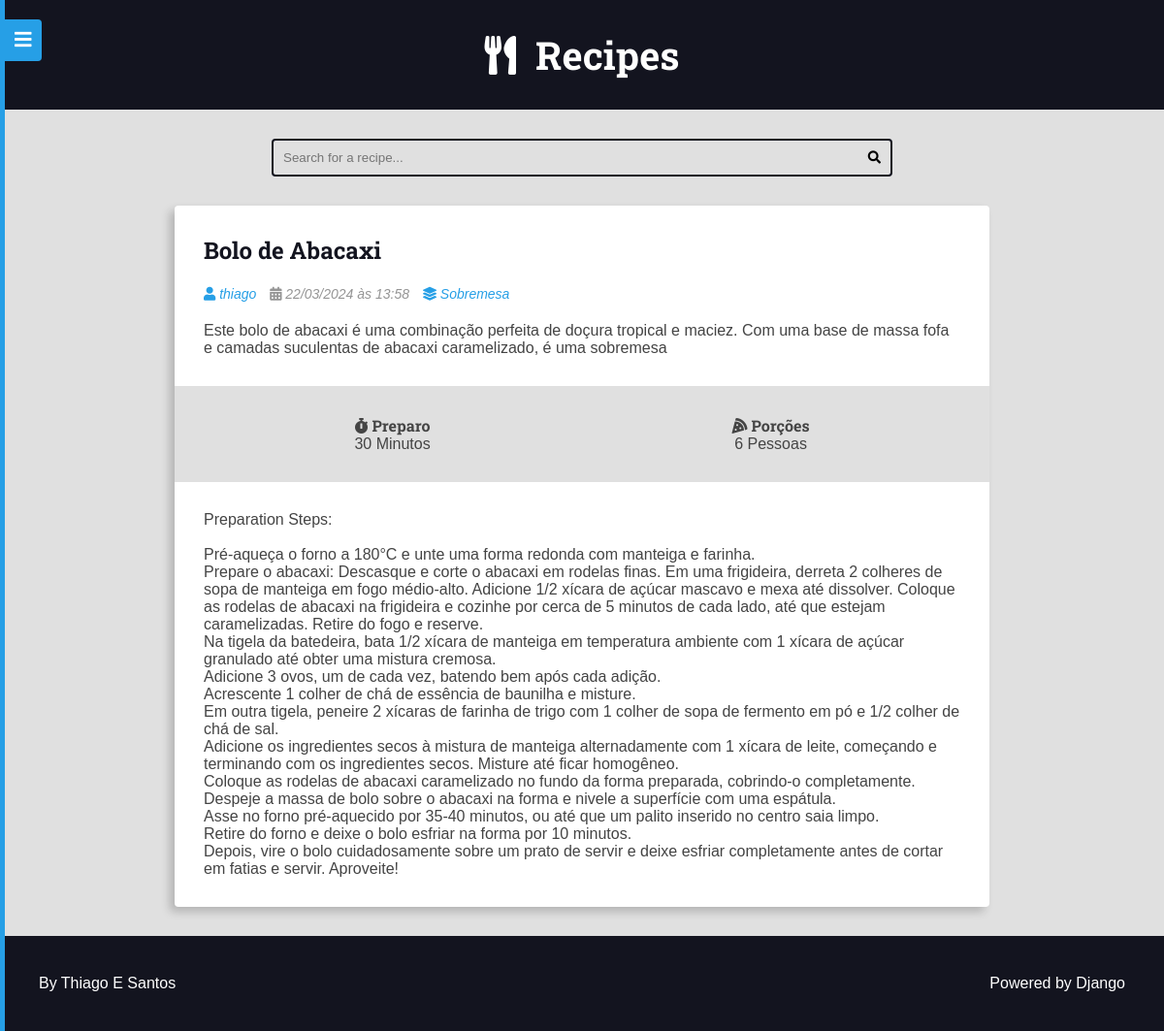
The app's page /recipes/1024/, older data.
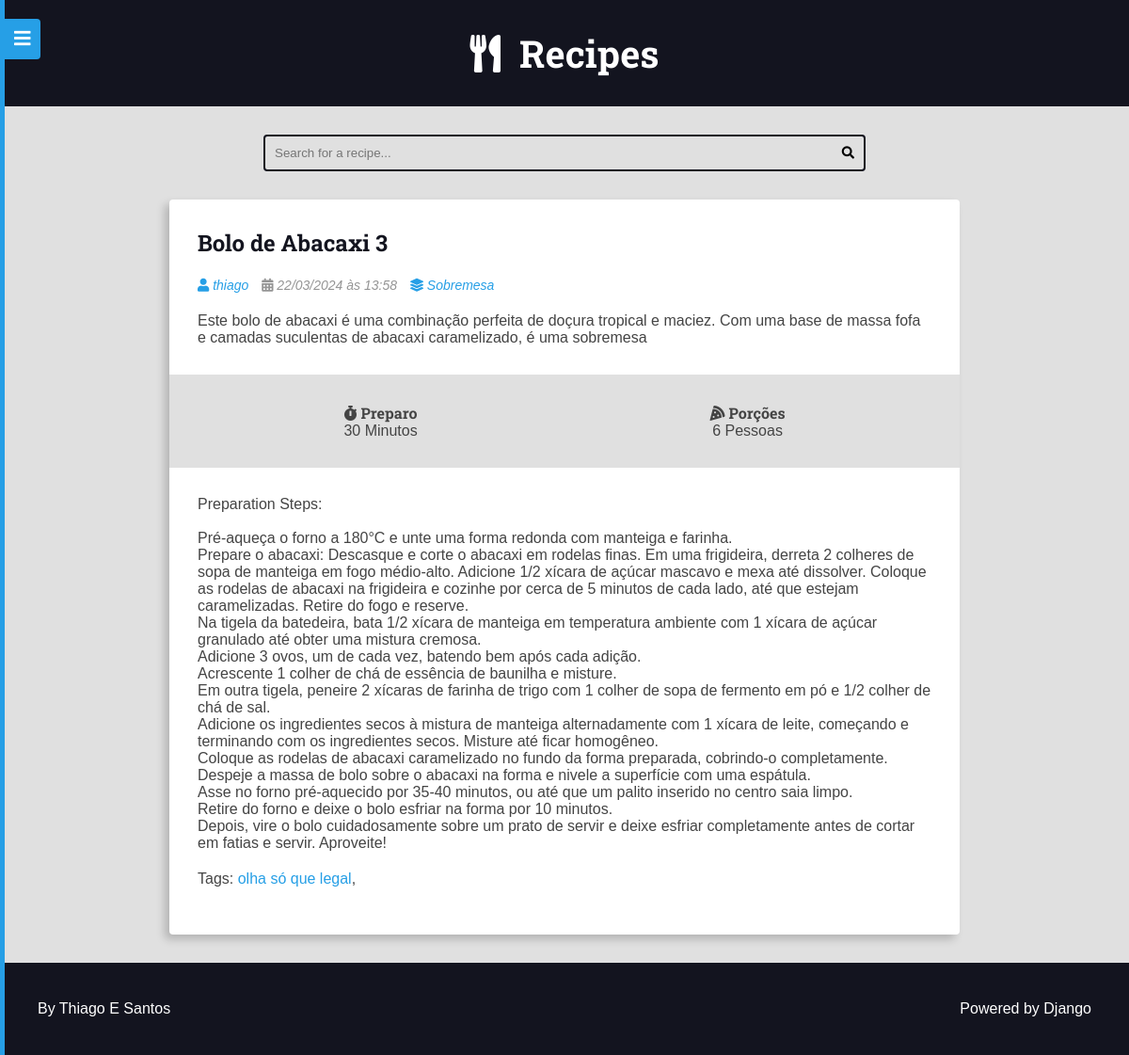
The same page, newer data.
### recipes/models.py (models this page shows, shortened)
class Recipe(models.Model):
    objects = RecipeManager()
    title = models.CharField(max_length=65, verbose_name=_('Title'))
    description = models.CharField(max_length=165)
    slug = models.SlugField(unique=True)
    preparation_time = models.IntegerField()
    preparation_time_unit = models.CharField(max_length=65)
    servings = models.IntegerField()
    servings_unit = models.CharField(max_length=65)
    preparation_steps = models.TextField()
    preparation_steps_is_html = models.BooleanField(default=False)
    created_at = models.DateTimeField(auto_now_add=True)
    updated_at = models.DateTimeField(auto_now=True)
    is_published = models.BooleanField(default=False)
    cover = models.ImageField(
        upload_to='recipes/covers/%Y/%m/%d/', blank=True, default='')
    category = models.ForeignKey(
        Category, on_delete=models.SET_NULL, null=True, blank=True,
        default=None,
    )
    author = models.ForeignKey(
        User, on_delete=models.SET_NULL, null=True
    )
    tags = models.ManyToManyField(Tag)
    def get_absolute_url(self):
        return reverse('recipes:recipe', args=(self.id,))
    class Meta:
        verbose_name = _('Recipe')
        verbose_name_plural = _('Recipes')

class Category(models.Model):
    name = models.CharField(max_length=65)

### tag/models.py (models this page shows, shortened)
class Tag(models.Model):
    name = models.CharField(max_length=255)
    slug = models.SlugField(unique=True)

### recipes/views.py (the view)
class RecipeDetail(DetailView):
    model = Recipe
    context_object_name = 'recipe'
    template_name = 'recipes/pages/recipe-view.html'
    def get_queryset(self, *args, **kwargs):
        qs = super().get_queryset(*args, **kwargs)
        qs = qs.filter(is_published=True)
        return qs
    def get_context_data(self, *args, **kwargs):
        context_data = super().get_context_data(*args, **kwargs)
        context_data.update(
            {'is_detail_page': True}
        )
        return context_data

### recipes/templates/recipes/pages/recipe-view.html (shortened to what this page needs)
{% extends 'global/base.html' %}
{% block content %}
<div class="main-content main-content-detail container">
    {% include 'recipes/partials/recipe.html' %}
</div>
{% endblock content %}

### recipes/templates/recipes/partials/recipe.html (shortened to what this page needs)
{% load i18n %}
<div class="recipe recipe-list-item">
    <div class="recipe-title-container">
        <h2 class="recipe-title">
            <a href="{{ recipe.get_absolute_url }}">
                {{ recipe.title }}
            </a>
        </h2>
    </div>
    <div class="recipe-author">
        {% if recipe.author is not None %}
            <span class="recipe-author-item">
                {% if recipe.author.profile %}
                    <a href="{% url 'authors:profile' recipe.author.profile.id %}">
                {% endif %}
                <i class="fas fa-user"></i>
                {% if recipe.author.first_name %}
                    {{ recipe.author.first_name }} {{ recipe.author.last_name }}
                {% else %}
                    {{ recipe.author.username }}
                {% endif %}
                {% if recipe.author.profile %}
                    </a>
                {% endif %}
            </span>
        {% endif %}
        <span class="recipe-author-item">
            <i class="fas fa-calendar-alt"></i>
            {{ recipe.created_at|date:"d/m/Y" }} às {{ recipe.created_at|date:"H:i" }}
        </span>
        {% if recipe.category is not None %}
            <span class="recipe-author-item">
                <a href="{% url 'recipes:category' recipe.category.id %}">
                    <i class="fas fa-layer-group"></i>
                    <span>{{ recipe.category.name }}</span>
                </a>
            </span>
        {% endif %}
    </div>
    <div class="recipe-content">
        <p>{{ recipe.description }}</p>
    </div>
    <div class="recipe-meta-container">
        <div class="recipe-meta recipe-preparation">
            <h3 class="recipe-meta-title"><i class="fas fa-stopwatch"></i> {% translate "Preparation" %} </h3>
            <div class="recipe-meta-text">
                {{ recipe.preparation_time }} {{ recipe.preparation_time_unit }}
            </div>
        </div>
        <div class="recipe-meta recipe-servings">
            <h3 class="recipe-meta-title"><i class="fas fa-pizza-slice"></i> {% translate "Servings" %}</h3>
            <div class="recipe-meta-text">
                {{ recipe.servings }} {{ recipe.servings_unit }}
            </div>
        </div>
    </div>
    {% if is_detail_page is True %}
        <div class="preparation-steps">
            {% if recipe.preparation_steps_is_html is True %}
                {{ recipe.preparation_steps|safe }}
            {% else %}
                {{ recipe.preparation_steps|linebreaksbr }}
            {% endif %}
            {% if recipe.tags.all %}
                <p>
                    Tags:
                    {% for tag in recipe.tags.all %}
                    <a href="{% url 'recipes:tag' tag.slug %}">{{ tag.name }}</a>,
                    {% endfor %}
                </p>
            {% endif %}
        </div>
    {% endif %}
</div>

Row changes from the older to the newer data that the page shows:
changed Recipe "Minutos": title "Bolo de Abacaxi" → "Bolo de Abacaxi 3"
now on this page (row unchanged): Tag: name "olha só que legal"
Text that changed along with them:
text now shown: "Tags:"
